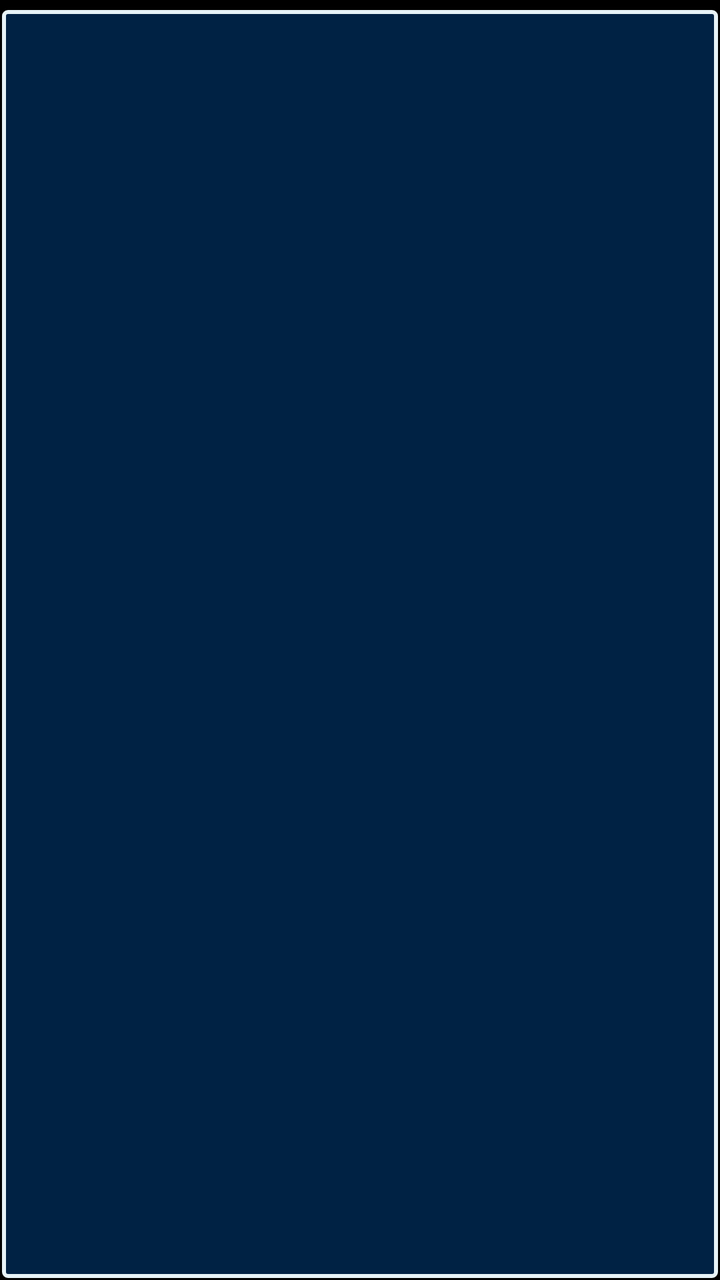
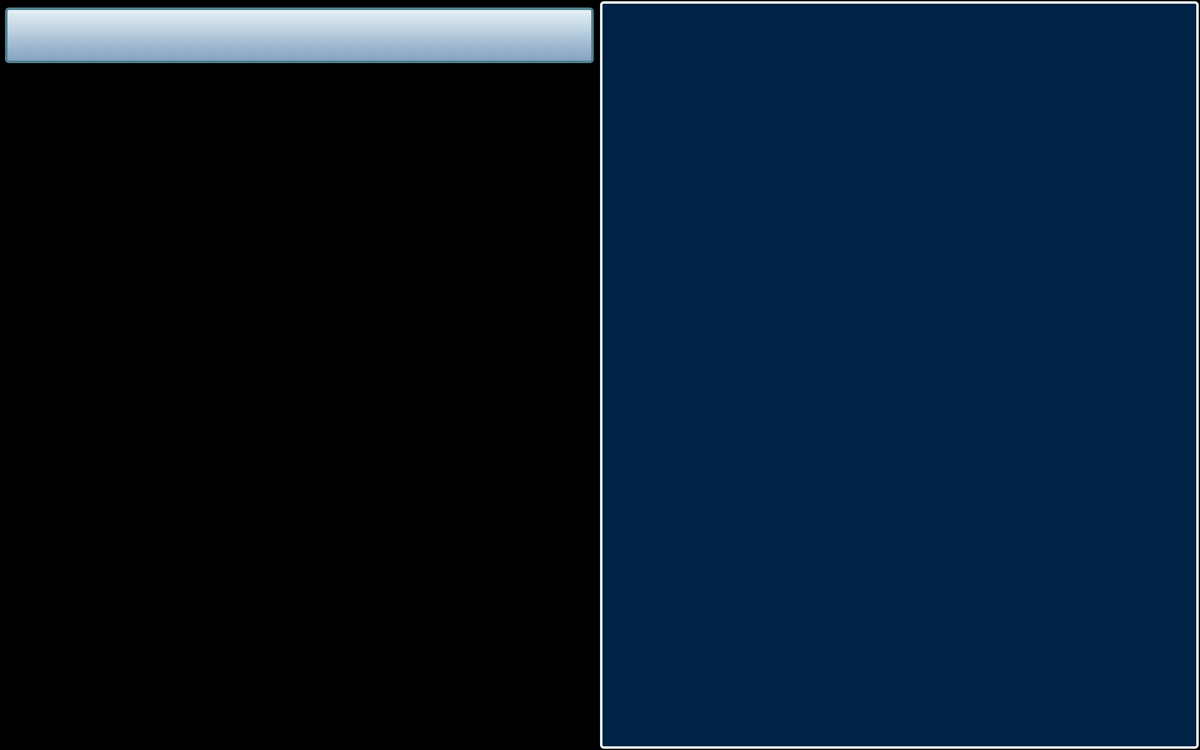

Two renders of one Android screen. The first uses the default layout on a phone; the second uses the alternative layout the repository ships for a different screen configuration, on a matching device. The two XML files are below.
<!-- AndroidManifest.xml: application theme AppTheme -->
<!-- res/layout/fragment_tool_pipeline.xml -->
<?xml version="1.0" encoding="utf-8"?>
<LinearLayout xmlns:android="http://schemas.android.com/apk/res/android"
    android:id="@+id/fragmentToolPipeline_id"
    android:layout_width="match_parent"
    android:layout_height="match_parent"
    android:orientation="vertical"
    android:background="@color/background_black"
    >

    <LinearLayout android:id="@+id/fragmentToolPipeline_seekbarPlaceholder"
        android:orientation="vertical"
        android:layout_width="fill_parent"
        android:layout_height="wrap_content"
        android:layout_marginLeft="4dp"
        android:layout_marginRight="4dp"
        />


    <LinearLayout
        android:layout_width="match_parent"
        android:layout_height="wrap_content"
        android:layout_margin="1dp"
        android:orientation="horizontal"
        >

        <Spinner
            android:id="@+id/fragmentToolPipeline_spinner"
            android:layout_width="0dp"
            android:layout_weight="1"
            android:layout_height="wrap_content"
            android:paddingTop="0dp"
            android:paddingBottom="0dp"
            android:paddingLeft="4dp"
            android:paddingRight="4dp"
            android:layout_gravity="center"
            android:gravity="center"
            android:layout_margin="1dp"
            android:background="@drawable/tool_keypad_active"
            android:textColor="@color/text_dark"
            />


        <EditText
            android:id="@+id/fragmentToolPipeline_N"
            android:layout_width="0dp"
            android:layout_weight="1"
            android:layout_height="match_parent"
            android:layout_margin="1dp"
            android:inputType="number"
            android:maxLength="5"
            android:background="@drawable/tool_keypad_active"
            android:textColor="@color/text_dark"
            />
    </LinearLayout>


    <ScrollView
        android:layout_width="match_parent"
        android:layout_height="match_parent"
        android:layout_margin="1dp"
        android:background="@drawable/tool_screen"
        >

        <TextView
            android:id="@+id/fragmentToolPipeline_description"
            android:layout_width="match_parent"
            android:layout_height="match_parent"
            android:layout_margin="1dp"
            android:gravity="left"
            android:singleLine="false"
            android:minLines="5"
            android:textSize="@dimen/textsize_normal"
            android:textColor="@color/text_light"
            />
    </ScrollView>

</LinearLayout>
<!-- resources referenced by this layout -->
<resources>
  <color name="background_black">@color/skyblue_black</color>
  <color name="text_dark">@android:color/black</color>
  <color name="text_light">@android:color/white</color>
  <dimen name="textsize_normal">18sp</dimen>
  <!-- drawable tool_screen (drawable) -->
  <?xml version="1.0" encoding="utf-8"?>
  <selector
      xmlns:android="http://schemas.android.com/apk/res/android">
      <item>
          <shape>
              <gradient
                  android:startColor="@color/button_very_dark"
                  android:endColor="@color/button_very_dark"
                  android:angle="270" />
              <stroke
                  android:width="2dp"
                  android:color="@color/button_pale" />
              <corners
                  android:radius="2dp" />
              <padding
                  android:left="10dp"
                  android:top="10dp"
                  android:right="10dp"
                  android:bottom="10dp" />
          </shape>
      </item>
  </selector>
  <style name="AppTheme" parent="Theme.Skyblue">
      </style>
  <color name="skyblue_black">#000000</color>
  <color name="button_light">@color/skyblue_grayish_light</color>
  <color name="button_very_dark">@color/skyblue_very_dark</color>
  <color name="button_pale">@color/skyblue_pale</color>
  <color name="button_dark">@color/skyblue_grayish_dark</color>
  <color name="skyblue_grayish_light">#80A0C0</color>
  <color name="skyblue_very_dark">#002244</color>
  <color name="skyblue_pale">#e7f3f7</color>
  <color name="skyblue_grayish_dark">#508090</color>
  <style name="PopupMenu.Skyblue" parent="@android:style/Widget.Holo.ListPopupWindow">
          <item name="android:popupBackground">@drawable/menu_dropdown_panel_skyblue</item>
      </style>
  <style name="DropDownListView.Skyblue" parent="@android:style/Widget.Holo.ListView.DropDown">
          <item name="android:listSelector">@drawable/selectable_background_skyblue</item>
      </style>
  <style name="ActionBarTabStyle.Skyblue" parent="@android:style/Widget.Holo.ActionBar.TabView">
          <item name="android:background">@drawable/tab_indicator_ab_skyblue</item>
      </style>
  <style name="DropDownNav.Skyblue" parent="@android:style/Widget.Holo.Spinner">
          <item name="android:background">@drawable/spinner_background_ab_skyblue</item>
          <item name="android:popupBackground">@drawable/menu_dropdown_panel_skyblue</item>
          <item name="android:dropDownSelector">@drawable/selectable_background_skyblue</item>
      </style>
  <style name="ActionBar.Solid.Skyblue" parent="@android:style/Widget.Holo.Light.ActionBar.Solid.Inverse">
          <item name="android:background">@drawable/ab_solid_skyblue</item>
          <item name="android:backgroundStacked">@drawable/ab_stacked_solid_skyblue</item>
          <item name="android:backgroundSplit">@drawable/ab_bottom_solid_skyblue</item>
          <item name="android:progressBarStyle">@style/ProgressBar.Skyblue</item>
      </style>
  <style name="ActionButton.CloseMode.Skyblue" parent="@android:style/Widget.Holo.ActionButton.CloseMode">
          <item name="android:background">@drawable/btn_cab_done_skyblue</item>
      </style>
  <style name="Theme.Skyblue.Widget" parent="@android:style/Theme.Holo">
          <item name="android:popupMenuStyle">@style/PopupMenu.Skyblue</item>
          
          <item name="android:dropDownListViewStyle">@style/ActionBarDropDownListView.Skyblue</item>
      </style>
  <style name="ProgressBar.Skyblue" parent="@android:style/Widget.Holo.ProgressBar.Horizontal">
          <item name="android:progressDrawable">@drawable/progress_horizontal_skyblue</item>
      </style>
  <style name="ActionBarDropDownListView.Skyblue" parent="@android:style/Widget.Holo.ListView.DropDown">
          <item name="android:listSelector">@drawable/selectable_background_skyblue</item>
          <item name="android:background">@drawable/ab_solid_skyblue</item>
      </style>
</resources>
<!-- res/layout-sw600dp-land/fragment_tool_pipeline.xml (the author's variant of the layout above) -->
<!-- drawn on a 7-inch tablet turned sideways -->
<?xml version="1.0" encoding="utf-8"?>
<LinearLayout xmlns:android="http://schemas.android.com/apk/res/android"
    android:id="@+id/fragmentToolPipeline_id"
    android:layout_width="match_parent"
    android:layout_height="match_parent"
    android:orientation="horizontal"
    android:background="@color/background_black"
    >

    <LinearLayout
        android:layout_width="0dp"
        android:layout_height="match_parent"
        android:layout_weight="1"
        android:orientation="vertical"
        >

        <LinearLayout android:id="@+id/fragmentToolPipeline_seekbarPlaceholder"
            android:orientation="horizontal"
            android:layout_width="match_parent"
            android:layout_height="wrap_content"
            android:layout_marginLeft="4dp"
            android:layout_marginRight="4dp"
            />


        <LinearLayout
            android:layout_width="match_parent"
            android:layout_height="wrap_content"
            android:orientation="vertical"
            android:layout_marginLeft="4dp"
            android:layout_marginRight="4dp"
            android:layout_marginTop="4dp"
            >

            <Spinner
                android:id="@+id/fragmentToolPipeline_spinner"
                android:layout_width="match_parent"
                android:layout_height="wrap_content"
                android:layout_weight="1"
                android:paddingTop="0dp"
                android:paddingBottom="0dp"
                android:paddingLeft="4dp"
                android:paddingRight="4dp"
                android:background="@drawable/tool_keypad_active"
                android:textColor="@color/text_dark"
                />

            <EditText
                android:id="@+id/fragmentToolPipeline_N"
                android:layout_width="match_parent"
                android:layout_height="match_parent"
                android:layout_weight="1"
                android:layout_marginTop="2dp"
                android:inputType="number"
                android:maxLength="5"
                android:background="@drawable/tool_keypad_active"
                android:textColor="@color/text_dark"
                />

        </LinearLayout>
    </LinearLayout>

    <ScrollView
        android:layout_weight="1"
        android:layout_width="0dp"
        android:layout_height="match_parent"
        android:layout_margin="1dp"
        android:background="@drawable/tool_screen"
        >

        <TextView
            android:id="@+id/fragmentToolPipeline_description"
            android:layout_width="match_parent"
            android:layout_height="match_parent"
            android:gravity="left"
            android:singleLine="false"
            android:minLines="5"
            android:textSize="@dimen/textsize_normal"
            android:textColor="@color/text_light"
            />
    </ScrollView>


</LinearLayout>
<!-- resources referenced by the variant -->
<!-- as a 7-inch tablet turned sideways resolves them -->
<resources>
  <color name="background_black">@color/skyblue_black</color>
  <color name="text_dark">@android:color/black</color>
  <color name="text_light">@android:color/white</color>
  <!-- from res/values-sw600dp/ -->
  <dimen name="textsize_normal">20sp</dimen>
  <!-- drawable tool_screen (drawable) -->
  <?xml version="1.0" encoding="utf-8"?>
  <selector
      xmlns:android="http://schemas.android.com/apk/res/android">
      <item>
          <shape>
              <gradient
                  android:startColor="@color/button_very_dark"
                  android:endColor="@color/button_very_dark"
                  android:angle="270" />
              <stroke
                  android:width="2dp"
                  android:color="@color/button_pale" />
              <corners
                  android:radius="2dp" />
              <padding
                  android:left="10dp"
                  android:top="10dp"
                  android:right="10dp"
                  android:bottom="10dp" />
          </shape>
      </item>
  </selector>
  <style name="AppTheme" parent="Theme.Skyblue">
      </style>
  <color name="skyblue_black">#000000</color>
  <color name="button_light">@color/skyblue_grayish_light</color>
  <color name="button_very_dark">@color/skyblue_very_dark</color>
  <color name="button_pale">@color/skyblue_pale</color>
  <color name="button_dark">@color/skyblue_grayish_dark</color>
  <color name="skyblue_grayish_light">#80A0C0</color>
  <color name="skyblue_very_dark">#002244</color>
  <color name="skyblue_pale">#e7f3f7</color>
  <color name="skyblue_grayish_dark">#508090</color>
  <style name="PopupMenu.Skyblue" parent="@android:style/Widget.Holo.ListPopupWindow">
          <item name="android:popupBackground">@drawable/menu_dropdown_panel_skyblue</item>
      </style>
  <style name="DropDownListView.Skyblue" parent="@android:style/Widget.Holo.ListView.DropDown">
          <item name="android:listSelector">@drawable/selectable_background_skyblue</item>
      </style>
  <style name="ActionBarTabStyle.Skyblue" parent="@android:style/Widget.Holo.ActionBar.TabView">
          <item name="android:background">@drawable/tab_indicator_ab_skyblue</item>
      </style>
  <style name="DropDownNav.Skyblue" parent="@android:style/Widget.Holo.Spinner">
          <item name="android:background">@drawable/spinner_background_ab_skyblue</item>
          <item name="android:popupBackground">@drawable/menu_dropdown_panel_skyblue</item>
          <item name="android:dropDownSelector">@drawable/selectable_background_skyblue</item>
      </style>
  <style name="ActionBar.Solid.Skyblue" parent="@android:style/Widget.Holo.Light.ActionBar.Solid.Inverse">
          <item name="android:background">@drawable/ab_solid_skyblue</item>
          <item name="android:backgroundStacked">@drawable/ab_stacked_solid_skyblue</item>
          <item name="android:backgroundSplit">@drawable/ab_bottom_solid_skyblue</item>
          <item name="android:progressBarStyle">@style/ProgressBar.Skyblue</item>
      </style>
  <style name="ActionButton.CloseMode.Skyblue" parent="@android:style/Widget.Holo.ActionButton.CloseMode">
          <item name="android:background">@drawable/btn_cab_done_skyblue</item>
      </style>
  <style name="Theme.Skyblue.Widget" parent="@android:style/Theme.Holo">
          <item name="android:popupMenuStyle">@style/PopupMenu.Skyblue</item>
          
          <item name="android:dropDownListViewStyle">@style/ActionBarDropDownListView.Skyblue</item>
      </style>
  <style name="ProgressBar.Skyblue" parent="@android:style/Widget.Holo.ProgressBar.Horizontal">
          <item name="android:progressDrawable">@drawable/progress_horizontal_skyblue</item>
      </style>
  <style name="ActionBarDropDownListView.Skyblue" parent="@android:style/Widget.Holo.ListView.DropDown">
          <item name="android:listSelector">@drawable/selectable_background_skyblue</item>
          <item name="android:background">@drawable/ab_solid_skyblue</item>
      </style>
</resources>
